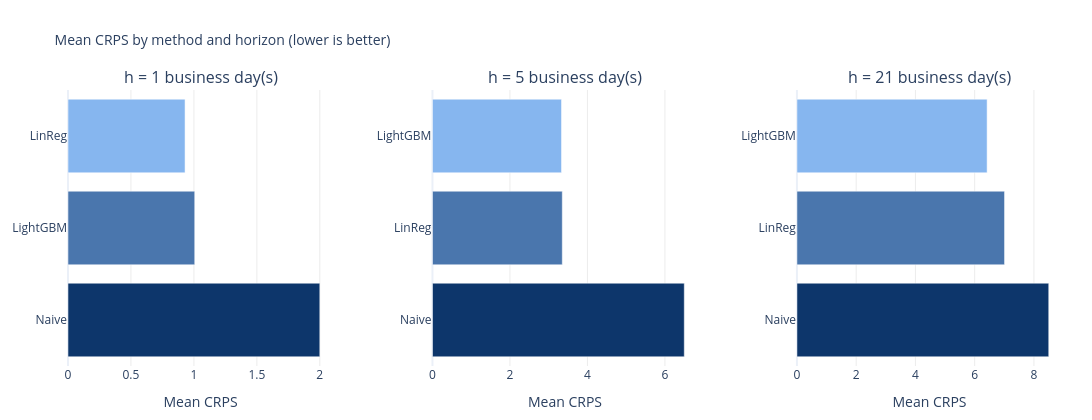

Source (notebook cell):
### Code cell
plotly_display_multivariate_backtest_leaderboard(smoke_results_df)

### Figure 1 — Plotly figure (JSON) as saved in the notebook; plotly's stock layout.template omitted (floating-point values rounded to 4 significant figures)
{"data": [{"hovertemplate": "%{y}<br>Mean CRPS: %{x:.5f}<extra></extra>", "marker": {"color": ["rgb(134, 182, 239)", "rgb(74, 118, 173)", "rgb(13, 54, 107)"]}, "orientation": "h", "showlegend": false, "type": "bar", "x": [0.9298, 1.006, 2.0], "xaxis": "x", "y": ["LinReg", "LightGBM", "Naive"], "yaxis": "y"}, {"hovertemplate": "%{y}<br>Mean CRPS: %{x:.5f}<extra></extra>", "marker": {"color": ["rgb(134, 182, 239)", "rgb(74, 118, 173)", "rgb(13, 54, 107)"]}, "orientation": "h", "showlegend": false, "type": "bar", "x": [3.331, 3.351, 6.5], "xaxis": "x2", "y": ["LightGBM", "LinReg", "Naive"], "yaxis": "y2"}, {"hovertemplate": "%{y}<br>Mean CRPS: %{x:.5f}<extra></extra>", "marker": {"color": ["rgb(134, 182, 239)", "rgb(74, 118, 173)", "rgb(13, 54, 107)"]}, "orientation": "h", "showlegend": false, "type": "bar", "x": [6.42, 7.008, 8.5], "xaxis": "x3", "y": ["LightGBM", "LinReg", "Naive"], "yaxis": "y3"}], "layout": {"annotations": [{"font": {"size": 16}, "showarrow": false, "text": "h = 1 business day(s)", "x": 0.1333, "xanchor": "center", "xref": "paper", "y": 1, "yanchor": "bottom", "yref": "paper"}, {"font": {"size": 16}, "showarrow": false, "text": "h = 5 business day(s)", "x": 0.5, "xanchor": "center", "xref": "paper", "y": 1, "yanchor": "bottom", "yref": "paper"}, {"font": {"size": 16}, "showarrow": false, "text": "h = 21 business day(s)", "x": 0.8667, "xanchor": "center", "xref": "paper", "y": 1, "yanchor": "bottom", "yref": "paper"}], "height": 420, "margin": {"b": 50, "l": 60, "r": 30, "t": 90}, "title": {"font": {"size": 14}, "text": "Mean CRPS by method and horizon (lower is better)"}, "width": 1140, "xaxis": {"anchor": "y", "domain": [0, 0.2667], "gridcolor": "rgba(0, 0, 0, 0.08)", "showgrid": true, "title": {"text": "Mean CRPS"}}, "xaxis2": {"anchor": "y2", "domain": [0.3667, 0.6333], "gridcolor": "rgba(0, 0, 0, 0.08)", "showgrid": true, "title": {"text": "Mean CRPS"}}, "xaxis3": {"anchor": "y3", "domain": [0.7333, 1], "gridcolor": "rgba(0, 0, 0, 0.08)", "showgrid": true, "title": {"text": "Mean CRPS"}}, "yaxis": {"anchor": "x", "autorange": "reversed", "domain": [0, 1]}, "yaxis2": {"anchor": "x2", "autorange": "reversed", "domain": [0, 1]}, "yaxis3": {"anchor": "x3", "autorange": "reversed", "domain": [0, 1]}}}
